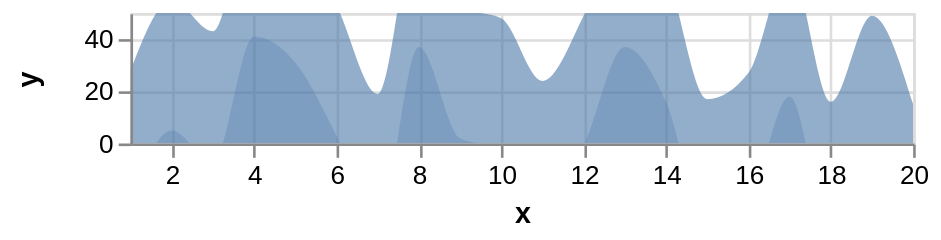

Write the Vega-Lite specification saved for this chart.
### Vega specification from a JSON file in a GitHub repository (floating-point values rounded to 4 significant figures)
{"$schema": "https://vega.github.io/schema/vega/v3.0.json", "description": "Horizon Graph with 2 layers. (See https://idl.cs.washington.edu/papers/horizon/ for more details on Horizon Graphs.)", "autosize": "pad", "padding": 5, "width": 300, "height": 50, "style": "cell", "data": [{"name": "source_0", "values": [{"x": 1, "y": 28}, {"x": 2, "y": 55}, {"x": 3, "y": 43}, {"x": 4, "y": 91}, {"x": 5, "y": 81}, {"x": 6, "y": 53}, {"x": 7, "y": 19}, {"x": 8, "y": 87}, {"x": 9, "y": 52}, {"x": 10, "y": 48}, {"x": 11, "y": 24}, {"x": 12, "y": 49}, {"x": 13, "y": 87}, {"x": 14, "y": 66}, {"x": 15, "y": 17}, {"x": 16, "y": 27}, {"x": 17, "y": 68}, {"x": 18, "y": 16}, {"x": 19, "y": 49}, {"x": 20, "y": 15}]}, {"name": "data_1", "source": "source_0", "transform": [{"type": "formula", "expr": "toNumber(datum[\"x\"])", "as": "x"}, {"type": "formula", "expr": "toNumber(datum[\"y\"])", "as": "y"}, {"type": "formula", "expr": "if(datum.y <= 50, datum.y, 50)", "as": "ny"}, {"type": "filter", "expr": "datum[\"x\"] !== null && !isNaN(datum[\"x\"]) && datum[\"y\"] !== null && !isNaN(datum[\"y\"])"}]}, {"name": "data_2", "source": "source_0", "transform": [{"type": "formula", "expr": "toNumber(datum[\"x\"])", "as": "x"}, {"type": "formula", "expr": "datum.y - 50", "as": "ny"}, {"type": "filter", "expr": "datum[\"x\"] !== null && !isNaN(datum[\"x\"]) && datum[\"ny\"] !== null && !isNaN(datum[\"ny\"])"}]}], "marks": [{"name": "layer_0_marks", "type": "area", "clip": true, "style": ["area"], "sort": {"field": "datum[\"x\"]", "order": "descending"}, "from": {"data": "data_1"}, "encode": {"update": {"x": {"scale": "x", "field": "x"}, "y": {"scale": "y", "field": "y"}, "y2": {"field": {"group": "height"}}, "fill": {"value": "#4c78a8"}, "opacity": {"value": 0.6}, "orient": {"value": "vertical"}}}}, {"name": "layer_1_marks", "type": "area", "clip": true, "style": ["area"], "sort": {"field": "datum[\"x\"]", "order": "descending"}, "from": {"data": "data_2"}, "encode": {"update": {"x": {"scale": "x", "field": "x"}, "y": {"scale": "y", "field": "ny"}, "y2": {"field": {"group": "height"}}, "fill": {"value": "#4c78a8"}, "opacity": {"value": 0.3}, "orient": {"value": "vertical"}}}}], "scales": [{"name": "x", "type": "linear", "domain": {"fields": [{"data": "data_1", "field": "x"}, {"data": "data_2", "field": "x"}], "sort": true}, "range": [0, {"signal": "width"}], "nice": false, "zero": false}, {"name": "y", "type": "linear", "domain": [0, 50], "range": [{"signal": "height"}, 0], "nice": true, "zero": false}], "axes": [{"scale": "x", "orient": "bottom", "labelOverlap": true, "tickCount": {"signal": "ceil(width/30)"}, "title": "x", "zindex": 1}, {"scale": "x", "orient": "bottom", "domain": false, "grid": true, "labels": false, "maxExtent": 0, "minExtent": 0, "tickCount": {"signal": "ceil(width/30)"}, "ticks": false, "zindex": 0, "gridScale": "y"}, {"title": "y", "scale": "y", "orient": "left", "labelOverlap": true, "tickCount": {"signal": "ceil(height/30)"}, "zindex": 1}, {"scale": "y", "orient": "left", "domain": false, "grid": true, "labels": false, "maxExtent": 0, "minExtent": 0, "tickCount": {"signal": "ceil(height/30)"}, "ticks": false, "zindex": 0, "gridScale": "x"}], "config": {"axisY": {"minExtent": 30}, "style": {"area": {"interpolate": "monotone"}}}}
